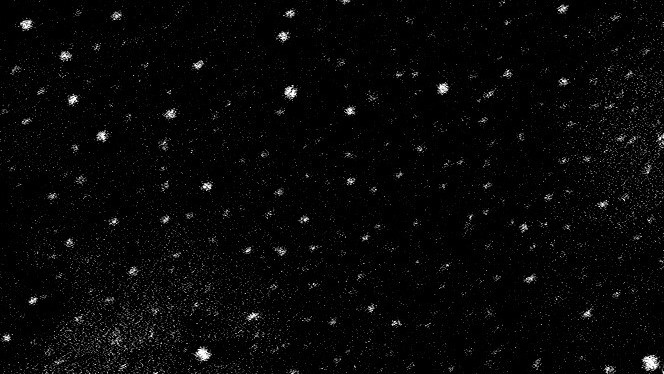
#> input picture Nanoparticles/Image1 Middle Right.jpg, 664 x 374 px
$ python 'Automation Measuring.py'
#> lines starting #> are read from the running program, lines starting #| are printed output that depends on the picture; after the words box and inside, x2 and y2 are one past the last pixel; in counts of white or black regions, pixels touching at a corner belong together
from tkinter import Tk, filedialog
import cv2
import numpy as np
import matplotlib.pyplot as plt

# --- File picker ---
Tk().withdraw()
image_path = filedialog.askopenfilename(
    title="Select SEM image",
    filetypes=[("Image files", "*.jpg *.jpeg *.png *.tif *.tiff")]
)
#> the answer given: ../Nanoparticles/Image1 Middle Right.jpg

img = cv2.imread(image_path)
#> img is the input picture: shape (374, 664, 3); min 0, max 255, mean 8.1
if img is None:
    raise FileNotFoundError(f"Could not read image at: {image_path}")

# Optional: crop image to remove scale bar or edges
height = img.shape[0]
#> height = 374
crop_height = int(height * 0.9)
#> crop_height = 336
img = img[:crop_height, :]
#> img: shape (336, 664, 3)

# --- Ask user for scale information ---
micron_scale = float(input("Enter the scale bar length in microns: "))
#> the answer given: 3
pixel_scale = float(input("Enter the corresponding pixel length: "))
#> the answer given: 3

nm_per_pixel = (micron_scale * 1000) / pixel_scale

# --- Preprocessing ---
gray = cv2.cvtColor(img, cv2.COLOR_BGR2GRAY)

# High contrast: threshold to detect white nanoparticles
_, thresh = cv2.threshold(gray, 127, 255, cv2.THRESH_BINARY)
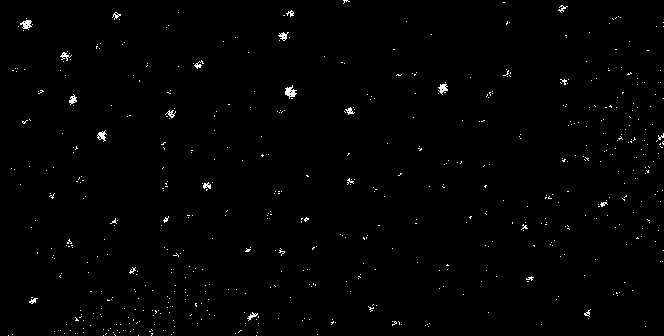
#> thresh: shape (336, 664); 0.83% white in thin lines or dots

# Optional: remove tiny noise
kernel = np.ones((2,2), np.uint8)
thresh = cv2.morphologyEx(thresh, cv2.MORPH_OPEN, kernel)
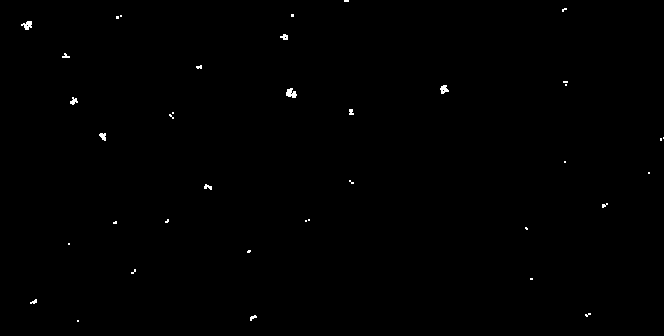
#> thresh: shape (336, 664); 0.28% white in thin lines or dots

# --- Edge detection ---
edges = cv2.Canny(gray, 50, 150)
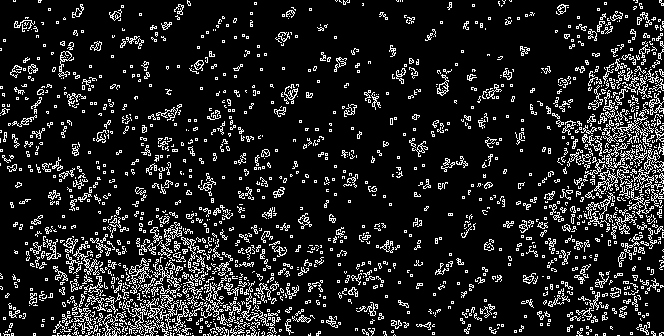
#> edges: shape (336, 664); 12.5% white in thin lines or dots
cv2.imwrite("sem_edges_debug.jpg", edges)

# Convert edges to a 3-channel image for overlay
edges_color = cv2.cvtColor(edges, cv2.COLOR_GRAY2BGR)
#> edges_color: shape (336, 664, 3); 12.5% white in thin lines or dots
edges_color[:] = (0, 255, 0)  # color edges green
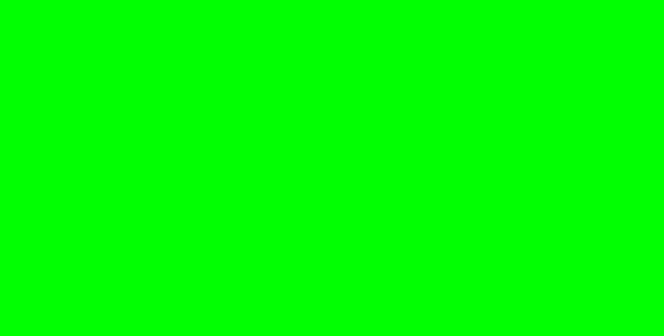
#> edges_color: shape (336, 664, 3); mean B, G, R 0, 255, 0

# --- Find contours ---
contours, _ = cv2.findContours(thresh, cv2.RETR_EXTERNAL, cv2.CHAIN_APPROX_SIMPLE)
#> contours = 38 contours, 32 with area under 20; largest, box (x1, y1, x2, y2) and area: (286, 88, 297, 98) 55, (21, 21, 32, 30) 44, (440, 85, 449, 94) 40, (99, 133, 106, 141) 28, (70, 97, 78, 105) 24, (280, 34, 288, 40) 22

# Filter contours by area
min_area_px = 2  # adjust based on smallest nanoparticle
filtered_contours = [cnt for cnt in contours if cv2.contourArea(cnt) >= min_area_px]
#> filtered_contours = 28 contours, 22 with area under 20; largest, box (x1, y1, x2, y2) and area: (286, 88, 297, 98) 55, (21, 21, 32, 30) 44, (440, 85, 449, 94) 40, (99, 133, 106, 141) 28, (70, 97, 78, 105) 24, (280, 34, 288, 40) 22

# Draw contours on a copy of the original image
img_with_contours = img.copy()
for cnt in filtered_contours:
    cv2.drawContours(img_with_contours, [cnt], -1, (0,0,255), 1)  # red contours
#> this loop made 28 passes
#> cnt on passes 4, 13, 20, 25, 26, 28: [[530, 278], [530, 279], [532, 279], [532, 278]], [[660, 138], [660, 140], [661, 140], [661, 138]], [[563, 81], [563, 82], [567, 82], [567, 81]], [[116, 16], [116, 18], [118, 18], [118, 16]], [[291, 14], [291, 16], [293, 16], [293, 14]], [[344, 0], [344, 1], [348, 1], [348, 0]]
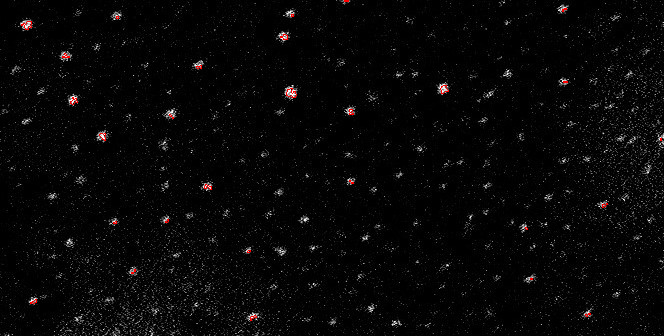
#> img_with_contours: shape (336, 664, 3); mean B, G, R 7.3, 7.3, 7.7

# Overlay edges on the original image
overlay = cv2.addWeighted(img_with_contours, 0.8, edges_color, 0.5, 0)
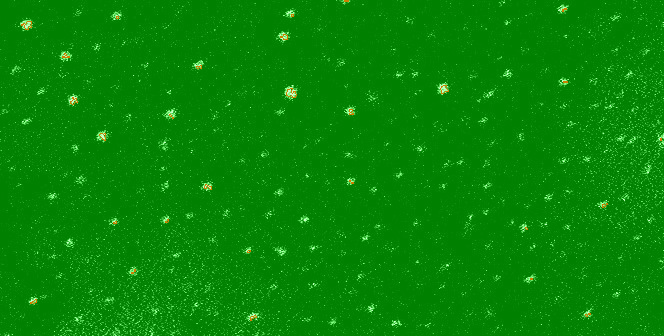
#> overlay: shape (336, 664, 3); mean B, G, R 5.8, 133.4, 6.2
cv2.imwrite("sem_edges_and_contours_overlay.jpg", overlay)

# --- Calculate areas ---
areas_px = [cv2.contourArea(cnt) for cnt in filtered_contours]
#> areas_px = 28 values, max 55 at index 17, min 2 at index 3, mean 12.8
areas_nm2 = np.array(areas_px) * (nm_per_pixel ** 2)
#> areas_nm2 = 28 values, max 55000000 at index 17, min 2000000 at index 3, mean 12803571.4
areas_um2 = areas_nm2 / 1e6
#> areas_um2 has the same summary as areas_px

# --- Statistics ---
if len(areas_um2) > 0:
    avg_area = np.mean(areas_um2)
#> avg_area = 12.8
    std_area = np.std(areas_um2)
#> std_area = 13.62
else:
    avg_area = 0
    std_area = 0

# --- Outputs ---
cv2.imwrite("sem_nanoparticles_outlined.jpg", img_with_contours)

print(f"\nDetected {len(areas_um2)} nanoparticles")
#| Detected 28 nanoparticles
print(f"Average area: {avg_area:.4f} µm²")
#| Average area: 12.8036 µm²
print(f"Std. dev.:    {std_area:.4f} µm²")
#| Std. dev.:    13.6181 µm²

# --- Histogram ---
plt.figure(figsize=(6,4))
plt.hist(areas_um2, bins=30, color='steelblue', edgecolor='black')
plt.xlabel("Particle area (µm²)")
plt.ylabel("Count")
plt.title("Nanoparticle Size Distribution")
plt.tight_layout()
plt.savefig("nanoparticle_size_distribution.png", dpi=300)
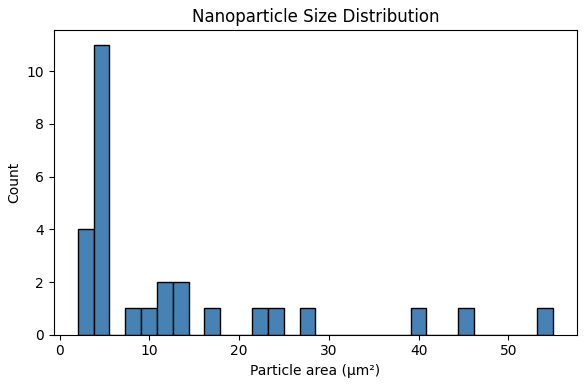
#> figure drawn by matplotlib, 1 panel; tallest bar 11 high, from x = 3.77 to 5.53
# plt.show()  # comment out for automated runs

$ run again, on Nanoparticles/Image2 Bottom Right.jpg
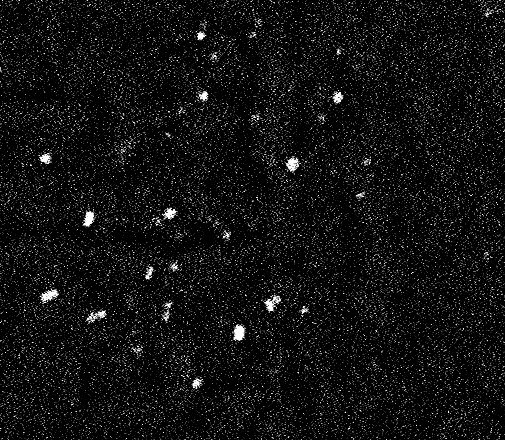
#> input picture Nanoparticles/Image2 Bottom Right.jpg, 505 x 440 px
#> img is the input picture: shape (440, 505, 3); min 0, max 255, mean 19.1
#> img: shape (396, 505, 3)
#> `edges = cv2.Canny(gray, 50, 150)`:
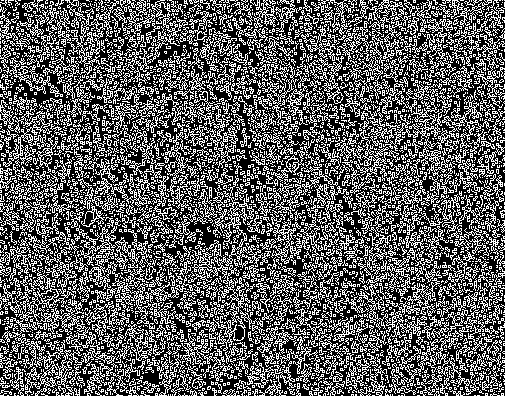
#> edges: shape (396, 505); 36.6% white in thin lines or dots
#> contours = 39 contours, 26 with area under 20; largest, box (x1, y1, x2, y2) and area: (235, 326, 246, 342) 114, (85, 212, 95, 227) 86, (43, 291, 59, 302) 86, (287, 159, 299, 172) 86, (266, 297, 282, 312) 80
#> filtered_contours = 26 contours, 13 with area under 20; largest, box (x1, y1, x2, y2) and area: (235, 326, 246, 342) 114, (85, 212, 95, 227) 86, (43, 291, 59, 302) 86, (287, 159, 299, 172) 86, (266, 297, 282, 312) 80
#> the loop `for cnt in filtered_contours:` made 26 passes
#> cnt on passes 12, 17, 20, 23, 24, 25: [[228, 235], [228, 237], [229, 237], [229, 235]], [[298, 165], [298, 167], [299, 167], [299, 165]], [[167, 134], [167, 135], [169, 135], [169, 134]], [[0, 68], [0, 71], [1, 71], [1, 68]], [[213, 56], [213, 57], [216, 57], [216, 56]], [[251, 36], [251, 38], [252, 38], [252, 36]]
#> areas_px = 26 values, max 114.5 at index 1, min 2 at index 11, mean 32.21
#> areas_nm2 = 26 values, max 114500000 at index 1, min 2000000 at index 11, mean 32211538.5
#> areas_um2 has the same summary as areas_px
#> avg_area = 32.21
#> std_area = 33.3
#| Detected 26 nanoparticles
#| Average area: 32.2115 µm²
#| Std. dev.:    33.3000 µm²
#> `plt.savefig("nanoparticle_size_distribution.png", dpi=300)`:
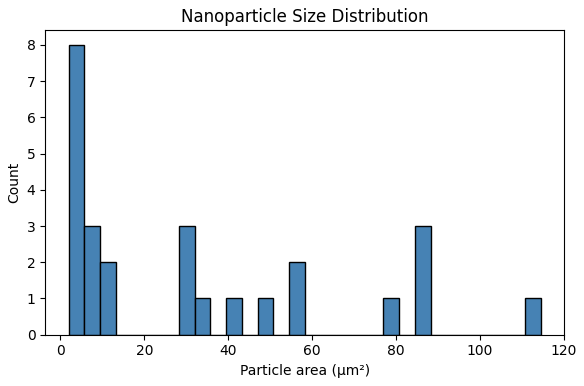
#> figure drawn by matplotlib, 1 panel; tallest bar 8 high, from x = 2 to 5.75
